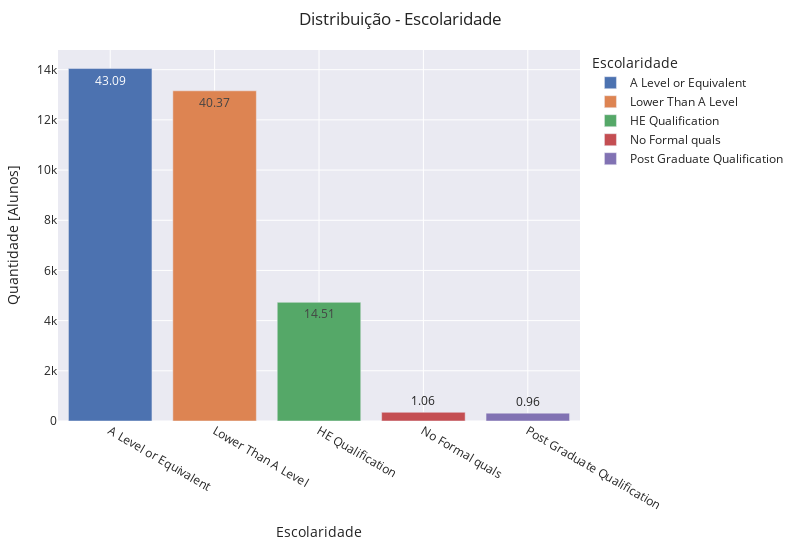

This figure's notebook cell:
### Code cell
escolaridade = studentInfo.groupby('highest_education').agg({'id_student':'count'}).reset_index().\
    rename(columns={"highest_education": "Escolaridade", 'id_student': 'Qtde'}).sort_values(by='Qtde', ascending=False)

escolaridade['Percentual'] = escolaridade.apply(lambda x: round(100 * (x['Qtde'] / escolaridade['Qtde'].sum()), 2) ,axis=1)

fig = px.bar(escolaridade, x='Escolaridade', y='Qtde', text='Percentual', color='Escolaridade', template="seaborn")
fig.update_layout(
    margin=dict(l=20, r=50, t=50, b=20),
    title = 'Distribuição - Escolaridade',
    xaxis_title="Escolaridade",
    yaxis_title="Quantidade [Alunos]",
    legend_title="Escolaridade",
    width=800, 
    height=550,
    uniformtext_minsize=9, 
    uniformtext_mode='hide',
)
fig.show()

### Figure 1 — Plotly figure (JSON) as saved in the notebook; plotly's stock layout.template omitted (floating-point values rounded to 4 significant figures)
{"data": [{"alignmentgroup": "True", "hovertemplate": "Escolaridade=%{x}<br>Qtde=%{y}<br>Percentual=%{text}<extra></extra>", "legendgroup": "A Level or Equivalent", "marker": {"color": "rgb(76,114,176)", "pattern": {"shape": ""}}, "name": "A Level or Equivalent", "offsetgroup": "A Level or Equivalent", "orientation": "v", "showlegend": true, "text": [43.09], "textposition": "auto", "type": "bar", "x": ["A Level or Equivalent"], "xaxis": "x", "y": [14045], "yaxis": "y"}, {"alignmentgroup": "True", "hovertemplate": "Escolaridade=%{x}<br>Qtde=%{y}<br>Percentual=%{text}<extra></extra>", "legendgroup": "Lower Than A Level", "marker": {"color": "rgb(221,132,82)", "pattern": {"shape": ""}}, "name": "Lower Than A Level", "offsetgroup": "Lower Than A Level", "orientation": "v", "showlegend": true, "text": [40.37], "textposition": "auto", "type": "bar", "x": ["Lower Than A Level"], "xaxis": "x", "y": [13158], "yaxis": "y"}, {"alignmentgroup": "True", "hovertemplate": "Escolaridade=%{x}<br>Qtde=%{y}<br>Percentual=%{text}<extra></extra>", "legendgroup": "HE Qualification", "marker": {"color": "rgb(85,168,104)", "pattern": {"shape": ""}}, "name": "HE Qualification", "offsetgroup": "HE Qualification", "orientation": "v", "showlegend": true, "text": [14.51], "textposition": "auto", "type": "bar", "x": ["HE Qualification"], "xaxis": "x", "y": [4730], "yaxis": "y"}, {"alignmentgroup": "True", "hovertemplate": "Escolaridade=%{x}<br>Qtde=%{y}<br>Percentual=%{text}<extra></extra>", "legendgroup": "No Formal quals", "marker": {"color": "rgb(196,78,82)", "pattern": {"shape": ""}}, "name": "No Formal quals", "offsetgroup": "No Formal quals", "orientation": "v", "showlegend": true, "text": [1.06], "textposition": "auto", "type": "bar", "x": ["No Formal quals"], "xaxis": "x", "y": [347], "yaxis": "y"}, {"alignmentgroup": "True", "hovertemplate": "Escolaridade=%{x}<br>Qtde=%{y}<br>Percentual=%{text}<extra></extra>", "legendgroup": "Post Graduate Qualification", "marker": {"color": "rgb(129,114,179)", "pattern": {"shape": ""}}, "name": "Post Graduate Qualification", "offsetgroup": "Post Graduate Qualification", "orientation": "v", "showlegend": true, "text": [0.96], "textposition": "auto", "type": "bar", "x": ["Post Graduate Qualification"], "xaxis": "x", "y": [313], "yaxis": "y"}], "layout": {"barmode": "relative", "height": 550, "legend": {"title": {"text": "Escolaridade"}, "tracegroupgap": 0}, "margin": {"b": 20, "l": 20, "r": 50, "t": 50}, "title": {"text": "Distribuição - Escolaridade"}, "uniformtext": {"minsize": 9, "mode": "hide"}, "width": 800, "xaxis": {"anchor": "y", "categoryarray": ["A Level or Equivalent", "Lower Than A Level", "HE Qualification", "No Formal quals", "Post Graduate Qualification"], "categoryorder": "array", "domain": [0, 1], "title": {"text": "Escolaridade"}}, "yaxis": {"anchor": "x", "domain": [0, 1], "title": {"text": "Quantidade [Alunos]"}}}}
